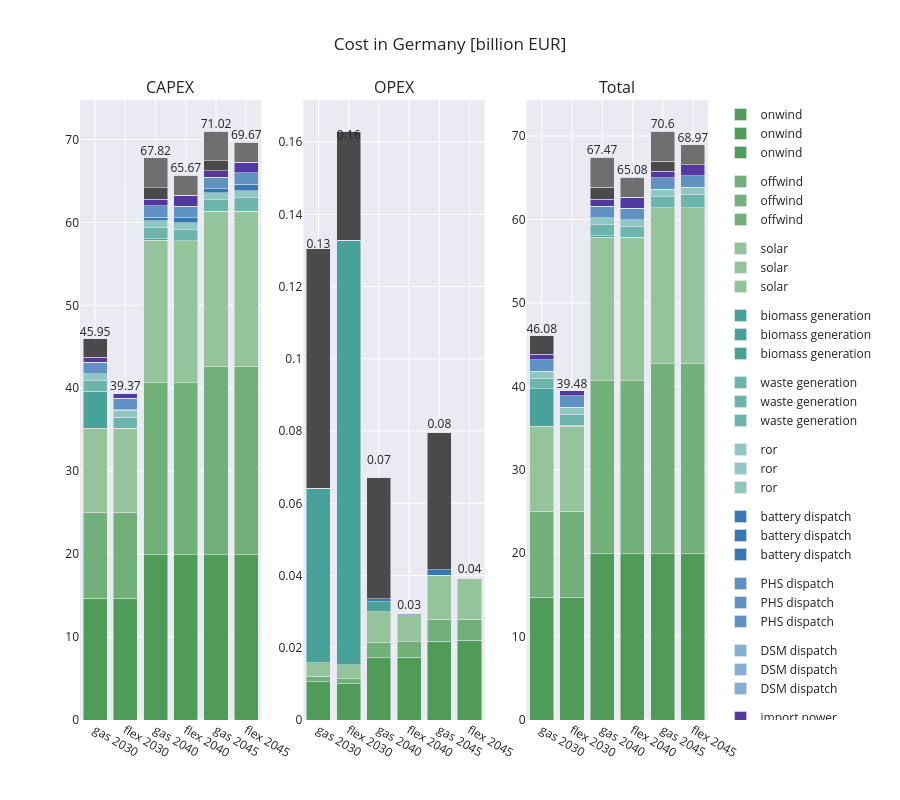

Notebook code cell kept with this figure:
### Code cell
from plotly.subplots import make_subplots

combined_fig = make_subplots(
    rows=1, cols=3,
    subplot_titles=("CAPEX", "OPEX", "Total")
)

for trace in fig_capex.data:
    combined_fig.add_trace(trace, row=1, col=1)

for trace in fig_marginal.data:
    combined_fig.add_trace(trace, row=1, col=2)

for trace in fig_total_cost.data:
    combined_fig.add_trace(trace, row=1, col=3, )

combined_fig.update_layout(title_text='Cost in Germany [billion EUR]', barmode='stack', height=800 )

combined_fig.show()

### Figure 1 — Plotly figure (JSON) as saved in the notebook; plotly's stock layout.template omitted (floating-point values rounded to 4 significant figures)
{"data": [{"alignmentgroup": "True", "hovertemplate": "variable=onwind<br>index=%{x}<br>value=%{y}<extra></extra>", "legendgroup": "onwind", "marker": {"color": "#4F9C59", "pattern": {"shape": ""}}, "name": "onwind", "offsetgroup": "onwind", "orientation": "v", "showlegend": true, "textposition": "auto", "type": "bar", "x": ["gas 2030", "flex 2030", "gas 2040", "flex 2040", "gas 2045", "flex 2045"], "xaxis": "x", "y": [14.71, 14.71, 19.9, 19.9, 19.91, 19.91], "yaxis": "y"}, {"alignmentgroup": "True", "hovertemplate": "variable=offwind<br>index=%{x}<br>value=%{y}<extra></extra>", "legendgroup": "offwind", "marker": {"color": "#72B07A", "pattern": {"shape": ""}}, "name": "offwind", "offsetgroup": "offwind", "orientation": "v", "showlegend": true, "textposition": "auto", "type": "bar", "x": ["gas 2030", "flex 2030", "gas 2040", "flex 2040", "gas 2045", "flex 2045"], "xaxis": "x", "y": [10.31, 10.31, 20.76, 20.76, 22.77, 22.77], "yaxis": "y"}, {"alignmentgroup": "True", "hovertemplate": "variable=solar<br>index=%{x}<br>value=%{y}<extra></extra>", "legendgroup": "solar", "marker": {"color": "#95C49B", "pattern": {"shape": ""}}, "name": "solar", "offsetgroup": "solar", "orientation": "v", "showlegend": true, "textposition": "auto", "type": "bar", "x": ["gas 2030", "flex 2030", "gas 2040", "flex 2040", "gas 2045", "flex 2045"], "xaxis": "x", "y": [10.18, 10.17, 17.16, 17.15, 18.67, 18.66], "yaxis": "y"}, {"alignmentgroup": "True", "hovertemplate": "variable=biomass generation<br>index=%{x}<br>value=%{y}<extra></extra>", "legendgroup": "biomass generation", "marker": {"color": "#48A299", "pattern": {"shape": ""}}, "name": "biomass generation", "offsetgroup": "biomass generation", "orientation": "v", "showlegend": true, "textposition": "auto", "type": "bar", "x": ["gas 2030", "flex 2030", "gas 2040", "flex 2040", "gas 2045", "flex 2045"], "xaxis": "x", "y": [4.417, 0, 0.2182, 0, 2.699e-06, 0], "yaxis": "y"}, {"alignmentgroup": "True", "hovertemplate": "variable=waste generation<br>index=%{x}<br>value=%{y}<extra></extra>", "legendgroup": "waste generation", "marker": {"color": "#6DB4AD", "pattern": {"shape": ""}}, "name": "waste generation", "offsetgroup": "waste generation", "orientation": "v", "showlegend": true, "textposition": "auto", "type": "bar", "x": ["gas 2030", "flex 2030", "gas 2040", "flex 2040", "gas 2045", "flex 2045"], "xaxis": "x", "y": [1.301, 1.301, 1.301, 1.301, 1.363, 1.655], "yaxis": "y"}, {"alignmentgroup": "True", "hovertemplate": "variable=ror<br>index=%{x}<br>value=%{y}<extra></extra>", "legendgroup": "ror", "marker": {"color": "#91C7C2", "pattern": {"shape": ""}}, "name": "ror", "offsetgroup": "ror", "orientation": "v", "showlegend": true, "textposition": "auto", "type": "bar", "x": ["gas 2030", "flex 2030", "gas 2040", "flex 2040", "gas 2045", "flex 2045"], "xaxis": "x", "y": [0.8541, 0.8541, 0.8541, 0.8541, 0.8541, 0.8541], "yaxis": "y"}, {"alignmentgroup": "True", "hovertemplate": "variable=battery dispatch<br>index=%{x}<br>value=%{y}<extra></extra>", "legendgroup": "battery dispatch", "marker": {"color": "#3777B4", "pattern": {"shape": ""}}, "name": "battery dispatch", "offsetgroup": "battery dispatch", "orientation": "v", "showlegend": true, "textposition": "auto", "type": "bar", "x": ["gas 2030", "flex 2030", "gas 2040", "flex 2040", "gas 2045", "flex 2045"], "xaxis": "x", "y": [2.564e-05, 0.06104, 0.4134, 0.6191, 0.4966, 0.7441], "yaxis": "y"}, {"alignmentgroup": "True", "hovertemplate": "variable=PHS dispatch<br>index=%{x}<br>value=%{y}<extra></extra>", "legendgroup": "PHS dispatch", "marker": {"color": "#5F92C3", "pattern": {"shape": ""}}, "name": "PHS dispatch", "offsetgroup": "PHS dispatch", "orientation": "v", "showlegend": true, "textposition": "auto", "type": "bar", "x": ["gas 2030", "flex 2030", "gas 2040", "flex 2040", "gas 2045", "flex 2045"], "xaxis": "x", "y": [1.375, 1.375, 1.375, 1.375, 1.375, 1.375], "yaxis": "y"}, {"alignmentgroup": "True", "hovertemplate": "variable=DSM dispatch<br>index=%{x}<br>value=%{y}<extra></extra>", "legendgroup": "DSM dispatch", "marker": {"color": "#87AED2", "pattern": {"shape": ""}}, "name": "DSM dispatch", "offsetgroup": "DSM dispatch", "orientation": "v", "showlegend": true, "textposition": "auto", "type": "bar", "x": ["gas 2030", "flex 2030", "gas 2040", "flex 2040", "gas 2045", "flex 2045"], "xaxis": "x", "y": [0, 0, 0, 0, 0, 0], "yaxis": "y"}, {"alignmentgroup": "True", "hovertemplate": "variable=import power<br>index=%{x}<br>value=%{y}<extra></extra>", "legendgroup": "import power", "marker": {"color": "#5438A1", "pattern": {"shape": ""}}, "name": "import power", "offsetgroup": "import power", "orientation": "v", "showlegend": true, "textposition": "auto", "type": "bar", "x": ["gas 2030", "flex 2030", "gas 2040", "flex 2040", "gas 2045", "flex 2045"], "xaxis": "x", "y": [0.6246, 0.5948, 0.7927, 1.317, 0.7927, 1.317], "yaxis": "y"}, {"alignmentgroup": "True", "hovertemplate": "variable=natgas generation<br>index=%{x}<br>value=%{y}<extra></extra>", "legendgroup": "natgas generation", "marker": {"color": "#4A4A4A", "pattern": {"shape": ""}}, "name": "natgas generation", "offsetgroup": "natgas generation", "orientation": "v", "showlegend": true, "textposition": "auto", "type": "bar", "x": ["gas 2030", "flex 2030", "gas 2040", "flex 2040", "gas 2045", "flex 2045"], "xaxis": "x", "y": [2.179, 5.682e-07, 1.431, 0, 1.181, 0], "yaxis": "y"}, {"alignmentgroup": "True", "hovertemplate": "variable=hydrogen generation<br>index=%{x}<br>value=%{y}<extra></extra>", "legendgroup": "hydrogen generation", "marker": {"color": "#6F6F6F", "pattern": {"shape": ""}}, "name": "hydrogen generation", "offsetgroup": "hydrogen generation", "orientation": "v", "showlegend": true, "textposition": "auto", "type": "bar", "x": ["gas 2030", "flex 2030", "gas 2040", "flex 2040", "gas 2045", "flex 2045"], "xaxis": "x", "y": [7.698e-06, 8.391e-06, 3.612, 2.393, 3.612, 2.393], "yaxis": "y"}, {"alignmentgroup": "True", "hovertemplate": "variable=retrofit H2 generation<br>index=%{x}<br>value=%{y}<extra></extra>", "legendgroup": "retrofit H2 generation", "marker": {"color": "#939393", "pattern": {"shape": ""}}, "name": "retrofit H2 generation", "offsetgroup": "retrofit H2 generation", "orientation": "v", "showlegend": true, "textposition": "auto", "type": "bar", "x": ["gas 2030", "flex 2030", "gas 2040", "flex 2040", "gas 2045", "flex 2045"], "xaxis": "x", "y": [0, 0, 0, 0, 0, 0], "yaxis": "y"}, {"mode": "text", "showlegend": false, "text": [45.95, 39.37, 67.82, 65.67, 71.02, 69.67], "textposition": "top center", "type": "scatter", "x": ["gas 2030", "flex 2030", "gas 2040", "flex 2040", "gas 2045", "flex 2045"], "xaxis": "x", "y": [45.95, 39.37, 67.82, 65.67, 71.02, 69.67], "yaxis": "y"}, {"alignmentgroup": "True", "hovertemplate": "variable=onwind<br>index=%{x}<br>value=%{y}<extra></extra>", "legendgroup": "onwind", "marker": {"color": "#4F9C59", "pattern": {"shape": ""}}, "name": "onwind", "offsetgroup": "onwind", "orientation": "v", "showlegend": true, "textposition": "auto", "type": "bar", "x": ["gas 2030", "flex 2030", "gas 2040", "flex 2040", "gas 2045", "flex 2045"], "xaxis": "x2", "y": [0.01058, 0.01009, 0.01722, 0.01741, 0.02187, 0.02208], "yaxis": "y2"}, {"alignmentgroup": "True", "hovertemplate": "variable=offwind<br>index=%{x}<br>value=%{y}<extra></extra>", "legendgroup": "offwind", "marker": {"color": "#72B07A", "pattern": {"shape": ""}}, "name": "offwind", "offsetgroup": "offwind", "orientation": "v", "showlegend": true, "textposition": "auto", "type": "bar", "x": ["gas 2030", "flex 2030", "gas 2040", "flex 2040", "gas 2045", "flex 2045"], "xaxis": "x2", "y": [0.001494, 0.001365, 0.004276, 0.004213, 0.006022, 0.005885], "yaxis": "y2"}, {"alignmentgroup": "True", "hovertemplate": "variable=solar<br>index=%{x}<br>value=%{y}<extra></extra>", "legendgroup": "solar", "marker": {"color": "#95C49B", "pattern": {"shape": ""}}, "name": "solar", "offsetgroup": "solar", "orientation": "v", "showlegend": true, "textposition": "auto", "type": "bar", "x": ["gas 2030", "flex 2030", "gas 2040", "flex 2040", "gas 2045", "flex 2045"], "xaxis": "x2", "y": [0.003748, 0.003803, 0.00842, 0.007546, 0.01213, 0.01125], "yaxis": "y2"}, {"alignmentgroup": "True", "hovertemplate": "variable=biomass generation<br>index=%{x}<br>value=%{y}<extra></extra>", "legendgroup": "biomass generation", "marker": {"color": "#48A299", "pattern": {"shape": ""}}, "name": "biomass generation", "offsetgroup": "biomass generation", "orientation": "v", "showlegend": true, "textposition": "auto", "type": "bar", "x": ["gas 2030", "flex 2030", "gas 2040", "flex 2040", "gas 2045", "flex 2045"], "xaxis": "x2", "y": [0.04833, 0.1174, 0.002852, 6.689e-07, 4.788e-08, 1.273e-08], "yaxis": "y2"}, {"alignmentgroup": "True", "hovertemplate": "variable=waste generation<br>index=%{x}<br>value=%{y}<extra></extra>", "legendgroup": "waste generation", "marker": {"color": "#6DB4AD", "pattern": {"shape": ""}}, "name": "waste generation", "offsetgroup": "waste generation", "orientation": "v", "showlegend": true, "textposition": "auto", "type": "bar", "x": ["gas 2030", "flex 2030", "gas 2040", "flex 2040", "gas 2045", "flex 2045"], "xaxis": "x2", "y": [0, 0, 0, 0, 0, 0], "yaxis": "y2"}, {"alignmentgroup": "True", "hovertemplate": "variable=ror<br>index=%{x}<br>value=%{y}<extra></extra>", "legendgroup": "ror", "marker": {"color": "#91C7C2", "pattern": {"shape": ""}}, "name": "ror", "offsetgroup": "ror", "orientation": "v", "showlegend": true, "textposition": "auto", "type": "bar", "x": ["gas 2030", "flex 2030", "gas 2040", "flex 2040", "gas 2045", "flex 2045"], "xaxis": "x2", "y": [0, 0, 0, 0, 0, 0], "yaxis": "y2"}, {"alignmentgroup": "True", "hovertemplate": "variable=battery dispatch<br>index=%{x}<br>value=%{y}<extra></extra>", "legendgroup": "battery dispatch", "marker": {"color": "#3777B4", "pattern": {"shape": ""}}, "name": "battery dispatch", "offsetgroup": "battery dispatch", "orientation": "v", "showlegend": true, "textposition": "auto", "type": "bar", "x": ["gas 2030", "flex 2030", "gas 2040", "flex 2040", "gas 2045", "flex 2045"], "xaxis": "x2", "y": [1.266e-06, 2.38e-07, 0.000748, 0.0001938, 0.001521, 0.0002537], "yaxis": "y2"}, {"alignmentgroup": "True", "hovertemplate": "variable=PHS dispatch<br>index=%{x}<br>value=%{y}<extra></extra>", "legendgroup": "PHS dispatch", "marker": {"color": "#5F92C3", "pattern": {"shape": ""}}, "name": "PHS dispatch", "offsetgroup": "PHS dispatch", "orientation": "v", "showlegend": true, "textposition": "auto", "type": "bar", "x": ["gas 2030", "flex 2030", "gas 2040", "flex 2040", "gas 2045", "flex 2045"], "xaxis": "x2", "y": [2.874e-05, 2.188e-05, 1.922e-05, 1.507e-05, 1.907e-05, 1.609e-05], "yaxis": "y2"}, {"alignmentgroup": "True", "hovertemplate": "variable=DSM dispatch<br>index=%{x}<br>value=%{y}<extra></extra>", "legendgroup": "DSM dispatch", "marker": {"color": "#87AED2", "pattern": {"shape": ""}}, "name": "DSM dispatch", "offsetgroup": "DSM dispatch", "orientation": "v", "showlegend": true, "textposition": "auto", "type": "bar", "x": ["gas 2030", "flex 2030", "gas 2040", "flex 2040", "gas 2045", "flex 2045"], "xaxis": "x2", "y": [0, 6.59e-05, 0, 0.0001002, 0, 0.0001154], "yaxis": "y2"}, {"alignmentgroup": "True", "hovertemplate": "variable=import power<br>index=%{x}<br>value=%{y}<extra></extra>", "legendgroup": "import power", "marker": {"color": "#5438A1", "pattern": {"shape": ""}}, "name": "import power", "offsetgroup": "import power", "orientation": "v", "showlegend": true, "textposition": "auto", "type": "bar", "x": ["gas 2030", "flex 2030", "gas 2040", "flex 2040", "gas 2045", "flex 2045"], "xaxis": "x2", "y": [0, 0, 0, 0, 0, 0], "yaxis": "y2"}, {"alignmentgroup": "True", "hovertemplate": "variable=natgas generation<br>index=%{x}<br>value=%{y}<extra></extra>", "legendgroup": "natgas generation", "marker": {"color": "#4A4A4A", "pattern": {"shape": ""}}, "name": "natgas generation", "offsetgroup": "natgas generation", "orientation": "v", "showlegend": true, "textposition": "auto", "type": "bar", "x": ["gas 2030", "flex 2030", "gas 2040", "flex 2040", "gas 2045", "flex 2045"], "xaxis": "x2", "y": [0.06626, 0.0303, 0.03363, 4.901e-07, 0.0381, 1.932e-08], "yaxis": "y2"}, {"alignmentgroup": "True", "hovertemplate": "variable=hydrogen generation<br>index=%{x}<br>value=%{y}<extra></extra>", "legendgroup": "hydrogen generation", "marker": {"color": "#6F6F6F", "pattern": {"shape": ""}}, "name": "hydrogen generation", "offsetgroup": "hydrogen generation", "orientation": "v", "showlegend": true, "textposition": "auto", "type": "bar", "x": ["gas 2030", "flex 2030", "gas 2040", "flex 2040", "gas 2045", "flex 2045"], "xaxis": "x2", "y": [0, 0, 0, 0, 0, 0], "yaxis": "y2"}, {"alignmentgroup": "True", "hovertemplate": "variable=retrofit H2 generation<br>index=%{x}<br>value=%{y}<extra></extra>", "legendgroup": "retrofit H2 generation", "marker": {"color": "#939393", "pattern": {"shape": ""}}, "name": "retrofit H2 generation", "offsetgroup": "retrofit H2 generation", "orientation": "v", "showlegend": true, "textposition": "auto", "type": "bar", "x": ["gas 2030", "flex 2030", "gas 2040", "flex 2040", "gas 2045", "flex 2045"], "xaxis": "x2", "y": [0, 0, 0, 0, 0, 0], "yaxis": "y2"}, {"mode": "text", "showlegend": false, "text": [0.13, 0.16, 0.07, 0.03, 0.08, 0.04], "textposition": "top center", "type": "scatter", "x": ["gas 2030", "flex 2030", "gas 2040", "flex 2040", "gas 2045", "flex 2045"], "xaxis": "x2", "y": [0.13, 0.16, 0.07, 0.03, 0.08, 0.04], "yaxis": "y2"}, {"alignmentgroup": "True", "hovertemplate": "variable=onwind<br>index=%{x}<br>value=%{y}<extra></extra>", "legendgroup": "onwind", "marker": {"color": "#4F9C59", "pattern": {"shape": ""}}, "name": "onwind", "offsetgroup": "onwind", "orientation": "v", "showlegend": true, "textposition": "auto", "type": "bar", "x": ["gas 2030", "flex 2030", "gas 2040", "flex 2040", "gas 2045", "flex 2045"], "xaxis": "x3", "y": [14.72, 14.72, 19.92, 19.92, 19.94, 19.94], "yaxis": "y3"}, {"alignmentgroup": "True", "hovertemplate": "variable=offwind<br>index=%{x}<br>value=%{y}<extra></extra>", "legendgroup": "offwind", "marker": {"color": "#72B07A", "pattern": {"shape": ""}}, "name": "offwind", "offsetgroup": "offwind", "orientation": "v", "showlegend": true, "textposition": "auto", "type": "bar", "x": ["gas 2030", "flex 2030", "gas 2040", "flex 2040", "gas 2045", "flex 2045"], "xaxis": "x3", "y": [10.31, 10.31, 20.76, 20.76, 22.77, 22.77], "yaxis": "y3"}, {"alignmentgroup": "True", "hovertemplate": "variable=solar<br>index=%{x}<br>value=%{y}<extra></extra>", "legendgroup": "solar", "marker": {"color": "#95C49B", "pattern": {"shape": ""}}, "name": "solar", "offsetgroup": "solar", "orientation": "v", "showlegend": true, "textposition": "auto", "type": "bar", "x": ["gas 2030", "flex 2030", "gas 2040", "flex 2040", "gas 2045", "flex 2045"], "xaxis": "x3", "y": [10.18, 10.17, 17.17, 17.15, 18.68, 18.67], "yaxis": "y3"}, {"alignmentgroup": "True", "hovertemplate": "variable=biomass generation<br>index=%{x}<br>value=%{y}<extra></extra>", "legendgroup": "biomass generation", "marker": {"color": "#48A299", "pattern": {"shape": ""}}, "name": "biomass generation", "offsetgroup": "biomass generation", "orientation": "v", "showlegend": true, "textposition": "auto", "type": "bar", "x": ["gas 2030", "flex 2030", "gas 2040", "flex 2040", "gas 2045", "flex 2045"], "xaxis": "x3", "y": [4.465, 0.1174, 0.221, 6.689e-07, 2.746e-06, 1.273e-08], "yaxis": "y3"}, {"alignmentgroup": "True", "hovertemplate": "variable=waste generation<br>index=%{x}<br>value=%{y}<extra></extra>", "legendgroup": "waste generation", "marker": {"color": "#6DB4AD", "pattern": {"shape": ""}}, "name": "waste generation", "offsetgroup": "waste generation", "orientation": "v", "showlegend": true, "textposition": "auto", "type": "bar", "x": ["gas 2030", "flex 2030", "gas 2040", "flex 2040", "gas 2045", "flex 2045"], "xaxis": "x3", "y": [1.301, 1.301, 1.301, 1.301, 1.363, 1.655], "yaxis": "y3"}, {"alignmentgroup": "True", "hovertemplate": "variable=ror<br>index=%{x}<br>value=%{y}<extra></extra>", "legendgroup": "ror", "marker": {"color": "#91C7C2", "pattern": {"shape": ""}}, "name": "ror", "offsetgroup": "ror", "orientation": "v", "showlegend": true, "textposition": "auto", "type": "bar", "x": ["gas 2030", "flex 2030", "gas 2040", "flex 2040", "gas 2045", "flex 2045"], "xaxis": "x3", "y": [0.8541, 0.8541, 0.8541, 0.8541, 0.8541, 0.8541], "yaxis": "y3"}, {"alignmentgroup": "True", "hovertemplate": "variable=battery dispatch<br>index=%{x}<br>value=%{y}<extra></extra>", "legendgroup": "battery dispatch", "marker": {"color": "#3777B4", "pattern": {"shape": ""}}, "name": "battery dispatch", "offsetgroup": "battery dispatch", "orientation": "v", "showlegend": true, "textposition": "auto", "type": "bar", "x": ["gas 2030", "flex 2030", "gas 2040", "flex 2040", "gas 2045", "flex 2045"], "xaxis": "x3", "y": [1.266e-06, 2.38e-07, 0.000748, 0.0001938, 0.001521, 0.0002537], "yaxis": "y3"}, {"alignmentgroup": "True", "hovertemplate": "variable=PHS dispatch<br>index=%{x}<br>value=%{y}<extra></extra>", "legendgroup": "PHS dispatch", "marker": {"color": "#5F92C3", "pattern": {"shape": ""}}, "name": "PHS dispatch", "offsetgroup": "PHS dispatch", "orientation": "v", "showlegend": true, "textposition": "auto", "type": "bar", "x": ["gas 2030", "flex 2030", "gas 2040", "flex 2040", "gas 2045", "flex 2045"], "xaxis": "x3", "y": [1.375, 1.375, 1.375, 1.375, 1.375, 1.375], "yaxis": "y3"}, {"alignmentgroup": "True", "hovertemplate": "variable=DSM dispatch<br>index=%{x}<br>value=%{y}<extra></extra>", "legendgroup": "DSM dispatch", "marker": {"color": "#87AED2", "pattern": {"shape": ""}}, "name": "DSM dispatch", "offsetgroup": "DSM dispatch", "orientation": "v", "showlegend": true, "textposition": "auto", "type": "bar", "x": ["gas 2030", "flex 2030", "gas 2040", "flex 2040", "gas 2045", "flex 2045"], "xaxis": "x3", "y": [0, 6.59e-05, 0, 0.0001002, 0, 0.0001154], "yaxis": "y3"}, {"alignmentgroup": "True", "hovertemplate": "variable=import power<br>index=%{x}<br>value=%{y}<extra></extra>", "legendgroup": "import power", "marker": {"color": "#5438A1", "pattern": {"shape": ""}}, "name": "import power", "offsetgroup": "import power", "orientation": "v", "showlegend": true, "textposition": "auto", "type": "bar", "x": ["gas 2030", "flex 2030", "gas 2040", "flex 2040", "gas 2045", "flex 2045"], "xaxis": "x3", "y": [0.6246, 0.5948, 0.7927, 1.317, 0.7927, 1.317], "yaxis": "y3"}, {"alignmentgroup": "True", "hovertemplate": "variable=natgas generation<br>index=%{x}<br>value=%{y}<extra></extra>", "legendgroup": "natgas generation", "marker": {"color": "#4A4A4A", "pattern": {"shape": ""}}, "name": "natgas generation", "offsetgroup": "natgas generation", "orientation": "v", "showlegend": true, "textposition": "auto", "type": "bar", "x": ["gas 2030", "flex 2030", "gas 2040", "flex 2040", "gas 2045", "flex 2045"], "xaxis": "x3", "y": [2.245, 0.0303, 1.465, 4.901e-07, 1.219, 1.932e-08], "yaxis": "y3"}, {"alignmentgroup": "True", "hovertemplate": "variable=hydrogen generation<br>index=%{x}<br>value=%{y}<extra></extra>", "legendgroup": "hydrogen generation", "marker": {"color": "#6F6F6F", "pattern": {"shape": ""}}, "name": "hydrogen generation", "offsetgroup": "hydrogen generation", "orientation": "v", "showlegend": true, "textposition": "auto", "type": "bar", "x": ["gas 2030", "flex 2030", "gas 2040", "flex 2040", "gas 2045", "flex 2045"], "xaxis": "x3", "y": [7.698e-06, 8.391e-06, 3.612, 2.393, 3.612, 2.393], "yaxis": "y3"}, {"alignmentgroup": "True", "hovertemplate": "variable=retrofit H2 generation<br>index=%{x}<br>value=%{y}<extra></extra>", "legendgroup": "retrofit H2 generation", "marker": {"color": "#939393", "pattern": {"shape": ""}}, "name": "retrofit H2 generation", "offsetgroup": "retrofit H2 generation", "orientation": "v", "showlegend": true, "textposition": "auto", "type": "bar", "x": ["gas 2030", "flex 2030", "gas 2040", "flex 2040", "gas 2045", "flex 2045"], "xaxis": "x3", "y": [0, 0, 0, 0, 0, 0], "yaxis": "y3"}, {"mode": "text", "showlegend": false, "text": [46.08, 39.48, 67.47, 65.08, 70.6, 68.97], "textposition": "top center", "type": "scatter", "x": ["gas 2030", "flex 2030", "gas 2040", "flex 2040", "gas 2045", "flex 2045"], "xaxis": "x3", "y": [46.08, 39.48, 67.47, 65.08, 70.6, 68.97], "yaxis": "y3"}], "layout": {"annotations": [{"font": {"size": 16}, "showarrow": false, "text": "CAPEX", "x": 0.1444, "xanchor": "center", "xref": "paper", "y": 1, "yanchor": "bottom", "yref": "paper"}, {"font": {"size": 16}, "showarrow": false, "text": "OPEX", "x": 0.5, "xanchor": "center", "xref": "paper", "y": 1, "yanchor": "bottom", "yref": "paper"}, {"font": {"size": 16}, "showarrow": false, "text": "Total", "x": 0.8556, "xanchor": "center", "xref": "paper", "y": 1, "yanchor": "bottom", "yref": "paper"}], "barmode": "stack", "height": 800, "title": {"text": "Cost in Germany [billion EUR]"}, "xaxis": {"anchor": "y", "domain": [0, 0.2889]}, "xaxis2": {"anchor": "y2", "domain": [0.3556, 0.6444]}, "xaxis3": {"anchor": "y3", "domain": [0.7111, 1]}, "yaxis": {"anchor": "x", "domain": [0, 1]}, "yaxis2": {"anchor": "x2", "domain": [0, 1]}, "yaxis3": {"anchor": "x3", "domain": [0, 1]}}}
